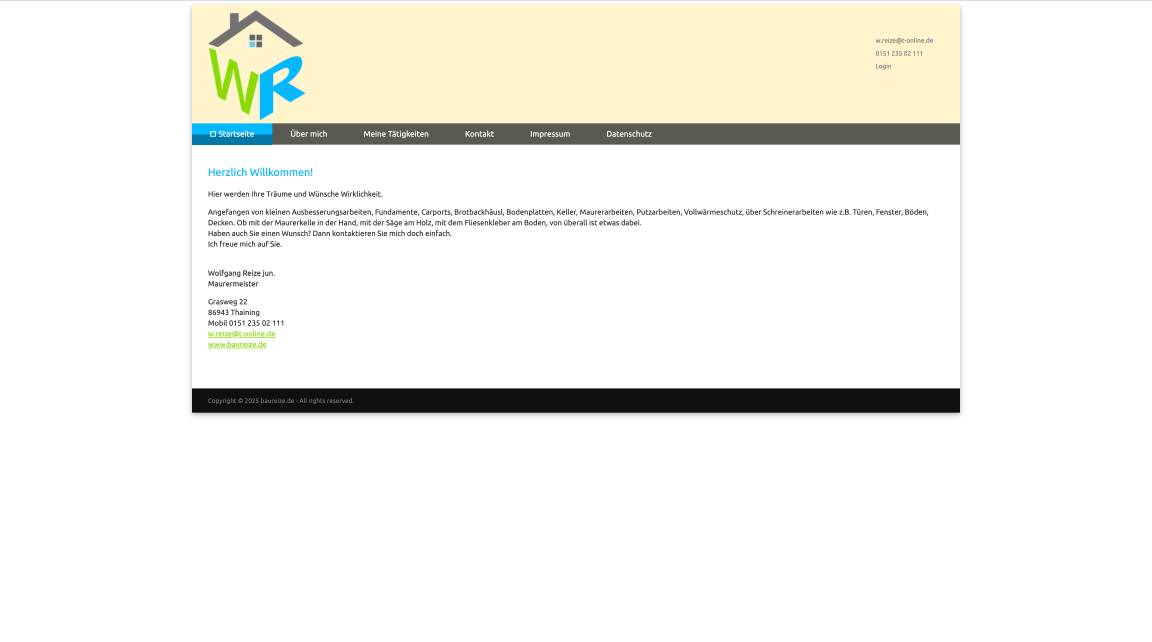
#> input picture images/Vorher-Nachher/Baureize vorher.png, 3456 x 1924 px (shown at 1/3 size)
$ python -i raster_aufnahmen.py   (imports and definitions only)
#> lines starting #> are read from the running program, lines starting #| are printed output that depends on the picture
#> further down, picture is the input picture: PIL image 3456x1924 RGBA; mean R, G, B, A 242.9, 242.5, 237.4, 255
"""Aufnahmen für das Websites-Raster („Bezugsfertig.“ auf /websites/) in Retina-Schärfe (Noah, 21.11.2026: „die seiten da schauen
richtig unscharf aus“ — die alten Aufnahmen unter static/assets/vid/hero/ sind 640 px breit, die Kacheln am Desktop 400–1250 px).

Je Betrieb in static/assets/vid/raster/:
  h<k>.webm  Hero-Schleife der LIVE-Seite, 1280×800 (breit: 1920×960, zwei: 1600×640), VP9, 8 s, ohne Ton
  h<k>.jpg   Vorschaubild (erstes Bild der Schleife)
  s<k>.webp  ganze Seite zum Durchscrollen, 1440 px breit (breit: 1920), Höhe auf 6000 px gekappt, WebP q78
  v<k>.webp  alte Website („Vorher“), 1440 px breit, Höhe auf 5000 px gekappt — aus vorher_quellen()

Das Laufband der Startseite bleibt bei den 640-px-Fassungen in static/assets/vid/hero/ (Ladezeit der Startseite).
Aufnahme: system/apps/audit/hero_aufnehmen.mjs (HERO_W/HERO_H/SEITE_W/SEITE_MAX).

Aufruf:  /Users/noahs/CEO-GPT/.venv/bin/python start-neu/raster_aufnahmen.py [k …] [--vorher]
         ohne k: alle (vorhandene werden übersprungen, außer sie werden genannt) · --vorher: nur die Vorher-Bilder
"""
import json, subprocess, sys
from concurrent.futures import ThreadPoolExecutor
from pathlib import Path

from PIL import Image

Image.MAX_IMAGE_PIXELS = None
REPO = Path(__file__).resolve().parent.parent
CEO = REPO.parent.parent
ZIEL = REPO / "static/assets/vid/raster"
AUDIT = CEO / "system/apps/audit"
ARBEIT = Path("/tmp/hwm-raster")

# k → (Live-URL, Form). Form: "" normale Kachel, "breit" über alle Spalten, "zwei" zwei Spalten breit
SEITEN = {
    "entenmann": ("https://entenmann-preview.pages.dev/", "breit"),   # Domain zeigt noch nicht auf die neue Seite (21.11.2026)
    "irlbacher": ("https://www.hs-irlbacher.de/", "breit"), "sdhirsch": ("https://sdhirsch.de/", ""),
    "schillinger": ("https://meisterschillinger.de/", ""), "koller": ("https://zimmerei-koller.com/", "breit"),
    "dinkel": ("https://dinkel-metallbau.de/", ""), "ww": ("https://w-w-bau.com/", ""),
    "knappich": ("https://zimmerei-knappich.de/", ""), "hirschvogel": ("https://kuechenhaus-hirschvogel.de/", ""),
    "kirchner": ("https://kirchner-thaining.de/", ""), "wohner": ("https://elektrotechnik-wohner.de/", "breit"),
    "baureize": ("https://baureize.de/", ""), "resch": ("https://resch-kinsau.de/", ""),
    "hindelang": ("https://planung-hindelang.de/", ""), "kraus": ("https://dachbau-kraus.de/", ""),
    "schwaighofer": ("http://schwaighofer-betontechnik.de/", ""), "vogel": ("https://vogel-holzbau.de/", ""),
    "maser": ("https://tankschutz-landsberg.de/", ""), "kreitner": ("https://schreinerei-kreitner.de/", "breit"),
    "erisried": ("https://www.schustererisried.de/", ""), "wagenknecht": ("https://juwelier-wagenknecht.de/", ""),
    "weber": ("https://weber-metalltechnik.com/", ""), "mueller": ("https://mueller-maler-meister.de/", ""),
    "ess": ("https://erwin-schmidt-sohn.de/", "breit"),
}
FORM = {"": (1280, 800, 1440), "breit": (1920, 960, 1920), "zwei": (1640, 560, 1440), "gross": (1200, 1140, 1440)}
# Große Kacheln (2 × 2) sind am Desktop fast quadratisch (819 × 781 px gemessen): eigener Film h<k>-q.webm in 1200 × 1140,
# damit nichts abgeschnitten wird; der 16:10-Film h<k>.webm bleibt für Handy/Tablet (data-src-mobil).
GROSS = set()  # seit 21.11.2026 keine quadratischen Kacheln mehr (Noah: „eher waagrecht, irlbacher ist schon fast senkrecht und die seite ist abgeschnitten“)


# [35 lines left out: functions vorher_quellen, vorher, not called in this run]


def leer_raus(im, lang=300, rest=120):
    """Leere Bänder (gepinnte Scroll-Strecken hinterlassen in der Ganzseiten-Aufnahme hunderte Pixel einfarbige Fläche, z. B.
    Entenmanns Wärmekreis) auf `rest` px zusammenschieben, damit die Kachel beim Durchscrollen nie lange nur Fläche zeigt."""
#> called with lang = 300, rest = 120
    from PIL import ImageStat
    klein = im.convert("L").resize((96, im.height))
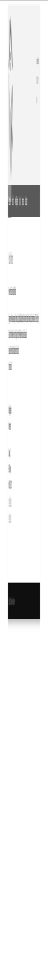
#> klein: PIL image 96x1924 L (shown at 1/2 size); min 0, max 255, mean 242
    leer = [ImageStat.Stat(klein.crop((0, y, 96, y + 1))).stddev[0] < 2.5 for y in range(im.height)]
#> leer = 1924 items, first 6: True, True, True, True, True, True
    teile, y = [], 0
    while y < im.height:
        z = y
        while z < im.height and leer[z] == leer[y]:
            z += 1
        if leer[y] and z - y > lang:
            teile.append((y, y + rest // 2)); teile.append((z - rest // 2, z))
        else:
            teile.append((y, z))
        y = z
#> after the loop, teile = 42 pairs, first value 0 to 1864, second value 9 to 1924
    if len(teile) == 1:
        return im
    neu = Image.new("RGB", (im.width, sum(b - a for a, b in teile)))
#> neu: PIL image 3456x1376 RGB; every value is 0
    o = 0
    for a, b in teile:
        neu.paste(im.crop((0, a, im.width, b)), (0, o)); o += b - a
#> this loop made 42 passes
#> (a, b, o) on passes 1 to 12: (0, 9, 9), (9, 435, 435), (435, 503, 503), (503, 528, 528), (528, 573, 573), (573, 590, 590), (590, 626, 626), (626, 648, 648), (648, 658, 658), (658, 680, 680), (680, 691, 691), (691, 709, 709)
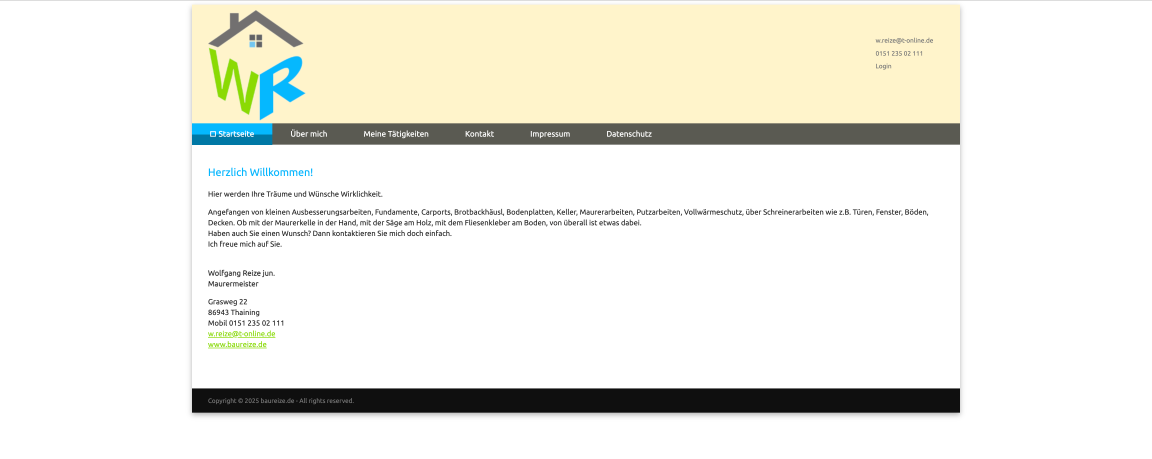
#> neu: PIL image 3456x1376 RGB (shown at 1/3 size); mean R, G, B 238.1, 237.5, 230.3
#> after the loop, o = 1376
    return neu


# [23 lines left out: function aufnehmen, not called in this run]


# [20 lines not run here, left out]

>>> from PIL import Image
>>> picture = Image.open('../images/Vorher-Nachher/Baureize vorher.png')
>>> result = leer_raus(picture)

$ run again, on images/Vorher-Nachher/CS Metalldesign vorher.png
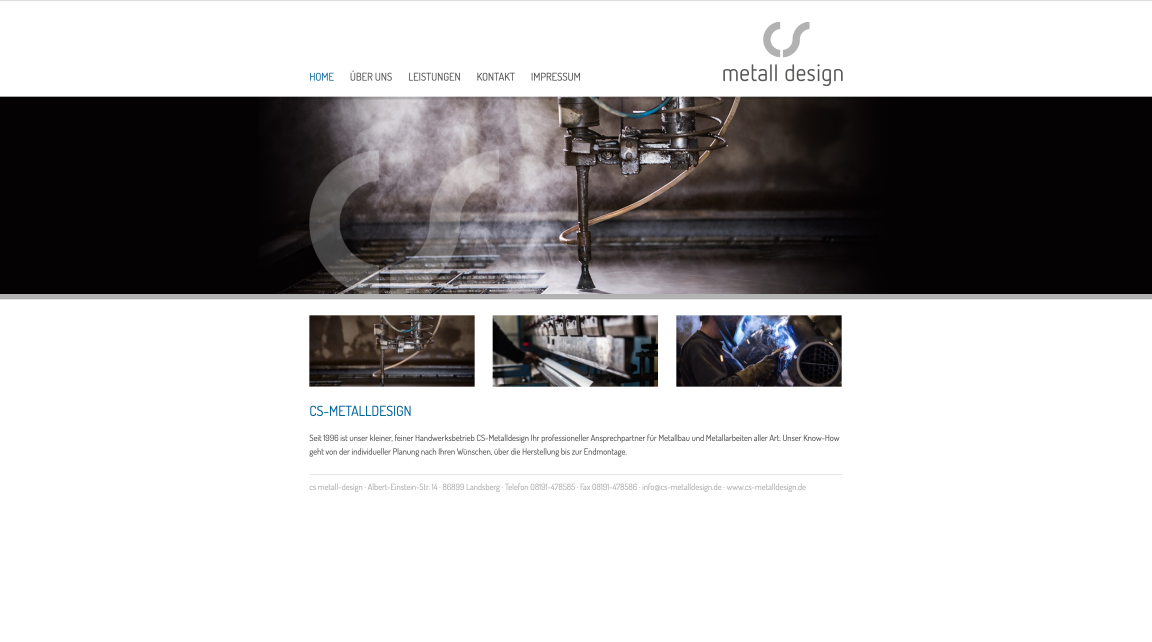
#> input picture images/Vorher-Nachher/CS Metalldesign vorher.png, 3456 x 1924 px (shown at 1/3 size)
#> picture is the input picture: PIL image 3456x1924 RGBA; mean R, G, B, A 180.6, 179, 179.5, 255
#> in leer_raus, `klein = im.convert("L").resize((96, im.height))`:
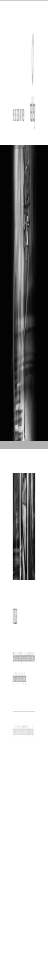
#> klein: PIL image 96x1924 L (shown at 1/2 size); min 0, max 255, mean 179.6
#> leer = 1924 items, first 6: True, True, True, True, True, True
#> after the loop in leer_raus, `while y < im.height:`: teile = 26 pairs, first value 0 to 1864, second value 66 to 1924
#> the loop in leer_raus, `for a, b in teile:` made 26 passes
#> (a, b, o) on passes 1 to 8: (0, 66, 66), (66, 171, 171), (171, 193, 193), (193, 244, 244), (244, 252, 252), (252, 258, 258), (258, 290, 290), (290, 882, 882)
#> after the loop in leer_raus, `for a, b in teile:`:
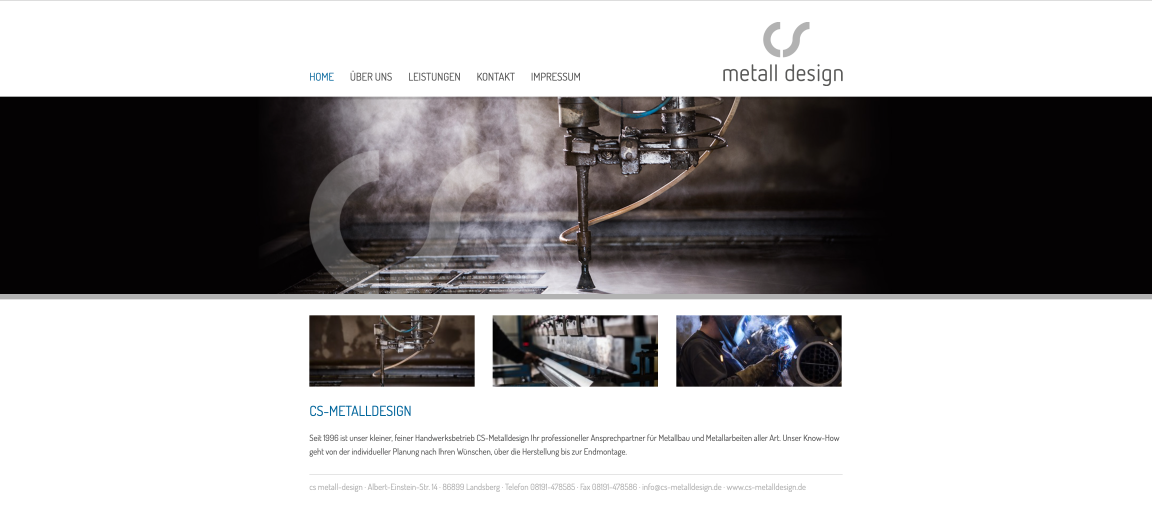
#> neu: PIL image 3456x1595 RGB (shown at 1/3 size); mean R, G, B 165.3, 163.4, 163.9
#> after the loop in leer_raus, `for a, b in teile:`: o = 1595

$ run again, on images/Vorher-Nachher/Schwaighofer Betontechnik vorher.png
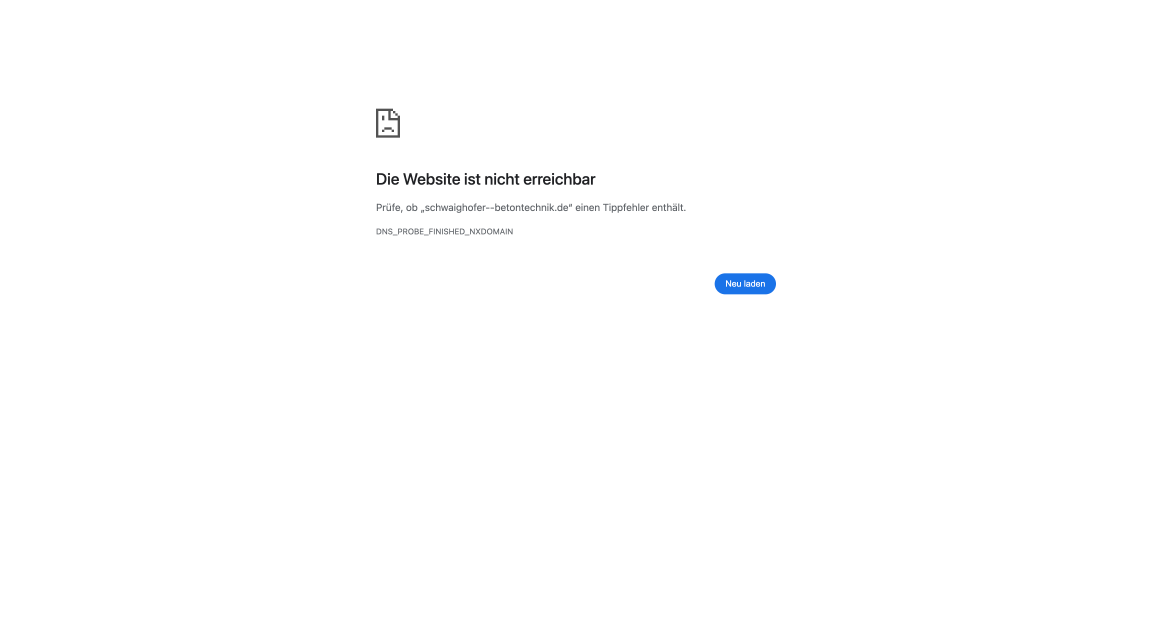
#> input picture images/Vorher-Nachher/Schwaighofer Betontechnik vorher.png, 3456 x 1924 px (shown at 1/3 size)
#> picture is the input picture: PIL image 3456x1924 RGBA; mean R, G, B, A 254.1, 254.2, 254.4, 255
#> in leer_raus, `klein = im.convert("L").resize((96, im.height))`:
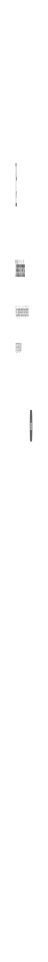
#> klein: PIL image 96x1924 L (shown at 1/2 size); min 71, max 255, mean 254.2
#> leer = 1924 items, first 6: True, True, True, True, True, True
#> after the loop in leer_raus, `while y < im.height:`: teile = [(0, 60), (266, 326), (326, 413), (413, 519), (519, 555), (555, 610), (610, 638), (638, 685), (685, 703), (703, 704), (704, 706), (706, 820), (820, 883), (883, 943), (1864, 1924)]
#> the loop in leer_raus, `for a, b in teile:` made 15 passes
#> (a, b, o) on passes 1 to 8: (0, 60, 60), (266, 326, 120), (326, 413, 207), (413, 519, 313), (519, 555, 349), (555, 610, 404), (610, 638, 432), (638, 685, 479)
#> after the loop in leer_raus, `for a, b in teile:`:
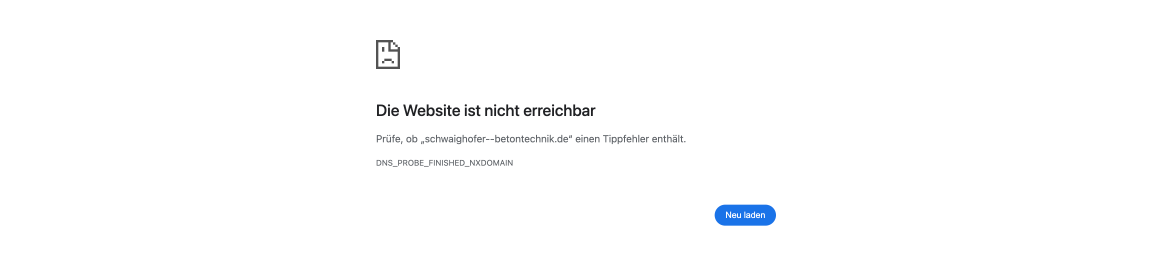
#> neu: PIL image 3456x797 RGB (shown at 1/3 size); mean R, G, B 252.8, 253.1, 253.6
#> after the loop in leer_raus, `for a, b in teile:`: o = 797
